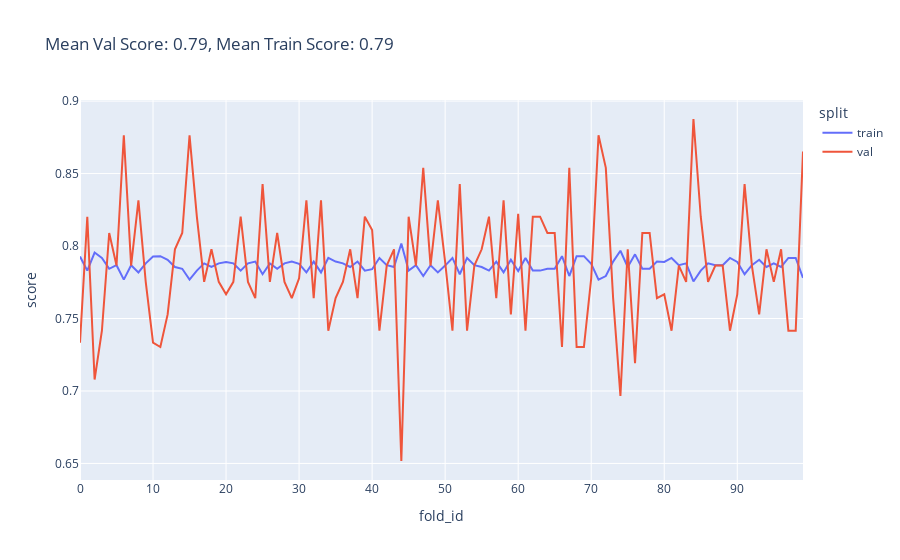
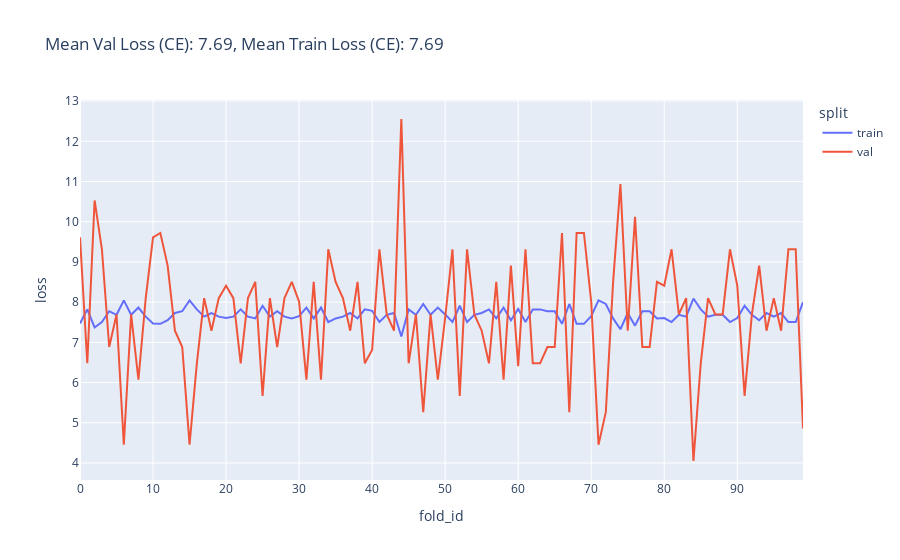
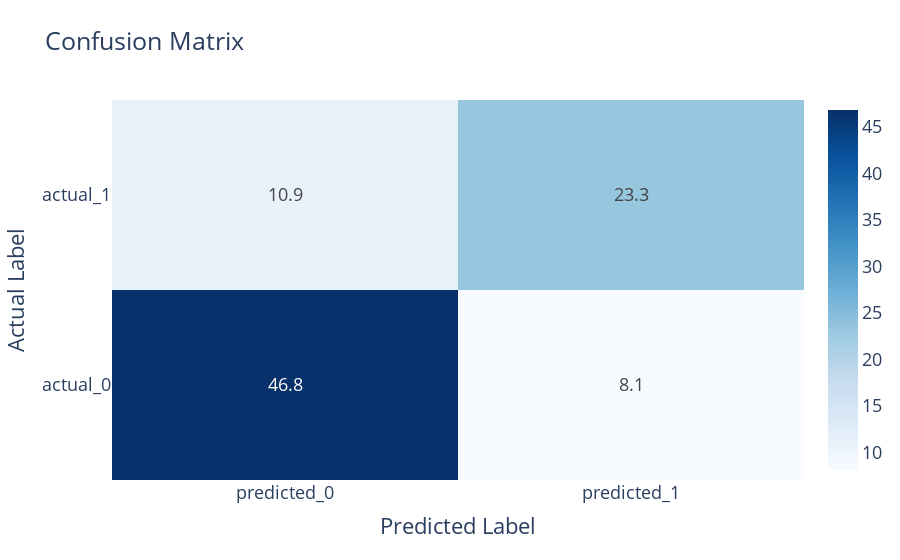
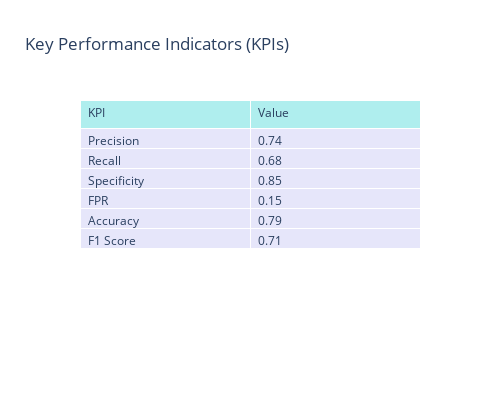

The notebook cell saved with these charts, in order:
### Code cell
val_score, val_loss, train_score, train_loss = get_cv_score_and_loss(X_selected_features, t, bag_fold_model, k=10, show_score_loss_graphs=True, show_cm=True)

### Figure 1 — Plotly figure (JSON) as saved in the notebook; plotly's stock layout.template omitted (floating-point values rounded to 4 significant figures)
{"data": [{"hovertemplate": "split=train<br>fold_id=%{x}<br>score=%{y}<extra></extra>", "legendgroup": "train", "line": {"color": "#636efa", "dash": "solid"}, "marker": {"symbol": "circle"}, "mode": "lines", "name": "train", "orientation": "v", "showlegend": true, "type": "scatter", "x": [0, 1, 2, 3, 4, 5, 6, 7, 8, 9, 10, 11, 12, 13, 14, 15, 16, 17, 18, 19, 20, 21, 22, 23, 24, 25, 26, 27, 28, 29, 30, 31, 32, 33, 34, 35, 36, 37, 38, 39, 40, 41, 42, 43, 44, 45, 46, 47, 48, 49, 50, 51, 52, 53, 54, 55, 56, 57, 58, 59, 60, 61, 62, 63, 64, 65, 66, 67, 68, 69, 70, 71, 72, 73, 74, 75, 76, 77, 78, 79, 80, 81, 82, 83, 84, 85, 86, 87, 88, 89, 90, 91, 92, 93, 94, 95, 96, 97, 98, 99], "xaxis": "x", "y": [0.7928, 0.783, 0.7955, 0.7918, 0.7843, 0.7868, 0.7768, 0.7868, 0.7818, 0.788, 0.7928, 0.793, 0.7905, 0.7855, 0.7843, 0.7768, 0.783, 0.788, 0.7855, 0.788, 0.789, 0.788, 0.783, 0.788, 0.7893, 0.7805, 0.788, 0.7843, 0.788, 0.7893, 0.7878, 0.7818, 0.7893, 0.7818, 0.7918, 0.7893, 0.788, 0.7855, 0.7893, 0.783, 0.784, 0.7918, 0.7868, 0.7855, 0.8017, 0.783, 0.7868, 0.7793, 0.7868, 0.7818, 0.7865, 0.7918, 0.7805, 0.7918, 0.7868, 0.7855, 0.783, 0.7893, 0.7818, 0.7905, 0.7828, 0.7918, 0.783, 0.783, 0.7843, 0.7843, 0.793, 0.7793, 0.793, 0.793, 0.7878, 0.7768, 0.7793, 0.7893, 0.7968, 0.7855, 0.7943, 0.7843, 0.7843, 0.7893, 0.789, 0.7918, 0.7868, 0.788, 0.7756, 0.783, 0.788, 0.7868, 0.7868, 0.7918, 0.789, 0.7805, 0.7868, 0.7905, 0.7855, 0.788, 0.7855, 0.7918, 0.7918, 0.7781], "yaxis": "y"}, {"hovertemplate": "split=val<br>fold_id=%{x}<br>score=%{y}<extra></extra>", "legendgroup": "val", "line": {"color": "#EF553B", "dash": "solid"}, "marker": {"symbol": "circle"}, "mode": "lines", "name": "val", "orientation": "v", "showlegend": true, "type": "scatter", "x": [0, 1, 2, 3, 4, 5, 6, 7, 8, 9, 10, 11, 12, 13, 14, 15, 16, 17, 18, 19, 20, 21, 22, 23, 24, 25, 26, 27, 28, 29, 30, 31, 32, 33, 34, 35, 36, 37, 38, 39, 40, 41, 42, 43, 44, 45, 46, 47, 48, 49, 50, 51, 52, 53, 54, 55, 56, 57, 58, 59, 60, 61, 62, 63, 64, 65, 66, 67, 68, 69, 70, 71, 72, 73, 74, 75, 76, 77, 78, 79, 80, 81, 82, 83, 84, 85, 86, 87, 88, 89, 90, 91, 92, 93, 94, 95, 96, 97, 98, 99], "xaxis": "x", "y": [0.7333, 0.8202, 0.7079, 0.7416, 0.809, 0.7865, 0.8764, 0.7865, 0.8315, 0.7753, 0.7333, 0.7303, 0.7528, 0.7978, 0.809, 0.8764, 0.8202, 0.7753, 0.7978, 0.7753, 0.7667, 0.7753, 0.8202, 0.7753, 0.764, 0.8427, 0.7753, 0.809, 0.7753, 0.764, 0.7778, 0.8315, 0.764, 0.8315, 0.7416, 0.764, 0.7753, 0.7978, 0.764, 0.8202, 0.8111, 0.7416, 0.7865, 0.7978, 0.6517, 0.8202, 0.7865, 0.8539, 0.7865, 0.8315, 0.7889, 0.7416, 0.8427, 0.7416, 0.7865, 0.7978, 0.8202, 0.764, 0.8315, 0.7528, 0.8222, 0.7416, 0.8202, 0.8202, 0.809, 0.809, 0.7303, 0.8539, 0.7303, 0.7303, 0.7778, 0.8764, 0.8539, 0.764, 0.6966, 0.7978, 0.7191, 0.809, 0.809, 0.764, 0.7667, 0.7416, 0.7865, 0.7753, 0.8876, 0.8202, 0.7753, 0.7865, 0.7865, 0.7416, 0.7667, 0.8427, 0.7865, 0.7528, 0.7978, 0.7753, 0.7978, 0.7416, 0.7416, 0.8652], "yaxis": "y"}], "layout": {"legend": {"title": {"text": "split"}, "tracegroupgap": 0}, "title": {"text": "Mean Val Score: 0.79, Mean Train Score: 0.79"}, "xaxis": {"anchor": "y", "domain": [0, 1], "title": {"text": "fold_id"}}, "yaxis": {"anchor": "x", "domain": [0, 1], "title": {"text": "score"}}}}

### Figure 2 — Plotly figure (JSON) as saved in the notebook; plotly's stock layout.template omitted (floating-point values rounded to 4 significant figures)
{"data": [{"hovertemplate": "split=train<br>fold_id=%{x}<br>loss=%{y}<extra></extra>", "legendgroup": "train", "line": {"color": "#636efa", "dash": "solid"}, "marker": {"symbol": "circle"}, "mode": "lines", "name": "train", "orientation": "v", "showlegend": true, "type": "scatter", "x": [0, 1, 2, 3, 4, 5, 6, 7, 8, 9, 10, 11, 12, 13, 14, 15, 16, 17, 18, 19, 20, 21, 22, 23, 24, 25, 26, 27, 28, 29, 30, 31, 32, 33, 34, 35, 36, 37, 38, 39, 40, 41, 42, 43, 44, 45, 46, 47, 48, 49, 50, 51, 52, 53, 54, 55, 56, 57, 58, 59, 60, 61, 62, 63, 64, 65, 66, 67, 68, 69, 70, 71, 72, 73, 74, 75, 76, 77, 78, 79, 80, 81, 82, 83, 84, 85, 86, 87, 88, 89, 90, 91, 92, 93, 94, 95, 96, 97, 98, 99], "xaxis": "x", "y": [7.47, 7.82, 7.371, 7.505, 7.775, 7.685, 8.045, 7.685, 7.865, 7.64, 7.47, 7.46, 7.55, 7.73, 7.775, 8.045, 7.82, 7.64, 7.73, 7.64, 7.605, 7.64, 7.82, 7.64, 7.595, 7.91, 7.64, 7.775, 7.64, 7.595, 7.65, 7.865, 7.595, 7.865, 7.505, 7.595, 7.64, 7.73, 7.595, 7.82, 7.785, 7.505, 7.685, 7.73, 7.146, 7.82, 7.685, 7.955, 7.685, 7.865, 7.695, 7.505, 7.91, 7.505, 7.685, 7.73, 7.82, 7.595, 7.865, 7.55, 7.83, 7.505, 7.82, 7.82, 7.775, 7.775, 7.46, 7.955, 7.46, 7.46, 7.65, 8.045, 7.955, 7.595, 7.326, 7.73, 7.415, 7.775, 7.775, 7.595, 7.605, 7.505, 7.685, 7.64, 8.09, 7.82, 7.64, 7.685, 7.685, 7.505, 7.605, 7.91, 7.685, 7.55, 7.73, 7.64, 7.73, 7.505, 7.505, 8.0], "yaxis": "y"}, {"hovertemplate": "split=val<br>fold_id=%{x}<br>loss=%{y}<extra></extra>", "legendgroup": "val", "line": {"color": "#EF553B", "dash": "solid"}, "marker": {"symbol": "circle"}, "mode": "lines", "name": "val", "orientation": "v", "showlegend": true, "type": "scatter", "x": [0, 1, 2, 3, 4, 5, 6, 7, 8, 9, 10, 11, 12, 13, 14, 15, 16, 17, 18, 19, 20, 21, 22, 23, 24, 25, 26, 27, 28, 29, 30, 31, 32, 33, 34, 35, 36, 37, 38, 39, 40, 41, 42, 43, 44, 45, 46, 47, 48, 49, 50, 51, 52, 53, 54, 55, 56, 57, 58, 59, 60, 61, 62, 63, 64, 65, 66, 67, 68, 69, 70, 71, 72, 73, 74, 75, 76, 77, 78, 79, 80, 81, 82, 83, 84, 85, 86, 87, 88, 89, 90, 91, 92, 93, 94, 95, 96, 97, 98, 99], "xaxis": "x", "y": [9.612, 6.48, 10.53, 9.315, 6.885, 7.695, 4.455, 7.695, 6.075, 8.1, 9.612, 9.72, 8.91, 7.29, 6.885, 4.455, 6.48, 8.1, 7.29, 8.1, 8.41, 8.1, 6.48, 8.1, 8.505, 5.67, 8.1, 6.885, 8.1, 8.505, 8.01, 6.075, 8.505, 6.075, 9.315, 8.505, 8.1, 7.29, 8.505, 6.48, 6.808, 9.315, 7.695, 7.29, 12.55, 6.48, 7.695, 5.265, 7.695, 6.075, 7.609, 9.315, 5.67, 9.315, 7.695, 7.29, 6.48, 8.505, 6.075, 8.91, 6.408, 9.315, 6.48, 6.48, 6.885, 6.885, 9.72, 5.265, 9.72, 9.72, 8.01, 4.455, 5.265, 8.505, 10.93, 7.29, 10.12, 6.885, 6.885, 8.505, 8.41, 9.315, 7.695, 8.1, 4.05, 6.48, 8.1, 7.695, 7.695, 9.315, 8.41, 5.67, 7.695, 8.91, 7.29, 8.1, 7.29, 9.315, 9.315, 4.86], "yaxis": "y"}], "layout": {"legend": {"title": {"text": "split"}, "tracegroupgap": 0}, "title": {"text": "Mean Val Loss (CE): 7.69, Mean Train Loss (CE): 7.69"}, "xaxis": {"anchor": "y", "domain": [0, 1], "title": {"text": "fold_id"}}, "yaxis": {"anchor": "x", "domain": [0, 1], "title": {"text": "loss"}}}}

### Figure 3 — Plotly figure (JSON) as saved in the notebook; plotly's stock layout.template omitted (floating-point values rounded to 4 significant figures)
{"data": [{"colorscale": [[0, "rgb(247,251,255)"], [0.125, "rgb(222,235,247)"], [0.25, "rgb(198,219,239)"], [0.375, "rgb(158,202,225)"], [0.5, "rgb(107,174,214)"], [0.625, "rgb(66,146,198)"], [0.75, "rgb(33,113,181)"], [0.875, "rgb(8,81,156)"], [1, "rgb(8,48,107)"]], "hoverinfo": "text", "text": [[46.8, 8.1], [10.9, 23.3]], "texttemplate": "%{text}", "type": "heatmap", "x": ["predicted_0", "predicted_1"], "y": ["actual_0", "actual_1"], "z": [[46.8, 8.1], [10.9, 23.3]]}], "layout": {"font": {"size": 18}, "title": {"text": "Confusion Matrix"}, "xaxis": {"title": {"text": "Predicted Label"}}, "yaxis": {"title": {"text": "Actual Label"}}}}

### Figure 4 — Plotly figure (JSON) as saved in the notebook; plotly's stock layout.template omitted (floating-point values rounded to 4 significant figures)
{"data": [{"cells": {"align": "left", "fill": {"color": "lavender"}, "values": [["Precision", "Recall", "Specificity", "FPR", "Accuracy", "F1 Score"], [0.74, 0.68, 0.85, 0.15, 0.79, 0.71]]}, "header": {"align": "left", "fill": {"color": "paleturquoise"}, "values": ["KPI", "Value"]}, "type": "table"}], "layout": {"autosize": true, "height": 400, "title": {"text": "Key Performance Indicators (KPIs)"}, "width": 500}}
